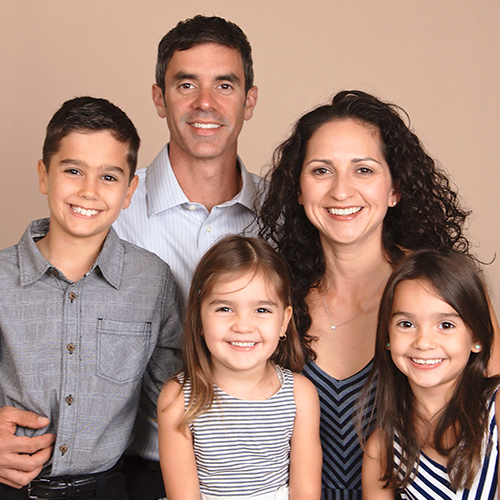
#> input picture computer_vision-master/computer_vision-master/image/family.jpg, 500 x 500 px, found by its file name
$ python hide_identity.py
#> lines starting #> are read from the running program, lines starting #| are printed output that depends on the picture; after the words box and inside, x2 and y2 are one past the last pixel; in counts of white or black regions, pixels touching at a corner belong together
### computer_vision-master/computer_vision-master/face_detect.py
import cv2
import numpy as np
import matplotlib.pyplot as plt

# the test image
image = cv2.imread('images/family.jpg')
#> image is the input picture: shape (500, 500, 3); mean B, G, R 120.6, 133.1, 164

# Extract the pre-trained face detector from an xml file
face_cascade = cv2.CascadeClassifier('haar_detectors/haarcascade_frontalface_default.xml')
eye_cascade = cv2.CascadeClassifier('haar_detectors/haarcascade_eye.xml')


def face_eye_detector(image, eye=True, display=True):
#> called with eye = True, display = True
    img = cv2.cvtColor(image, cv2.COLOR_BGR2RGB)
    denoised_image = cv2.fastNlMeansDenoisingColored(img,None,10,10,7,21)
    image_b = np.copy(denoised_image)
    gray = cv2.cvtColor(image_b, cv2.COLOR_BGR2GRAY)

    faces = face_cascade.detectMultiScale(gray, 1.25, 6)
#> faces = [[156, 45, 99, 99], [289, 129, 109, 109], [40, 134, 102, 102], [196, 274, 94, 94], [379, 290, 96, 96]]

    for (x,y,w,h) in faces:
        cv2.rectangle(image_b,(x,y),(x+w,y+h),(255,0,0),2)
        roi_gray = gray[y:y+h, x:x+w]
        roi_color = image_b[y:y+h, x:x+w]
        if eye == True :
            eyes = eye_cascade.detectMultiScale(roi_gray)
            for (ex,ey,ew,eh) in eyes:
                cv2.rectangle(roi_color,(ex,ey),(ex+ew,ey+eh),(0,255,0),2)
#> this loop made 5 passes
#> (x, y, w, h, eyes) on passes 1 to 5: (156, 45, 99, 99, [[18, 28, 25, 25], [56, 29, 24, 24]]), (289, 129, 109, 109, [[17, 28, 27, 27], [62, 29, 26, 26]]), (40, 134, 102, 102, [[19, 25, 26, 26], [55, 30, 28, 28]]), (196, 274, 94, 94, [[14, 21, 27, 27], [57, 27, 22, 22]]), (379, 290, 96, 96, [[13, 21, 26, 26], [57, 24, 22, 22]])
#> image_b: shape (500, 500, 3); mean R, G, B 164, 131.9, 116.8
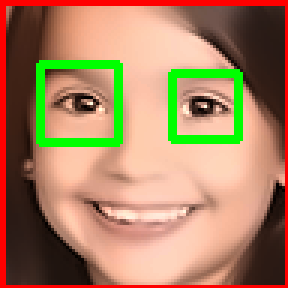
#> roi_color: shape (96, 96, 3) (shown 3 times larger); mean R, G, B 169, 129.8, 97.1
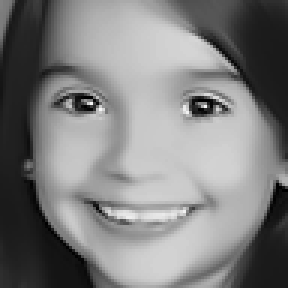
#> roi_gray: shape (96, 96) (shown 3 times larger); min 0, max 246, mean 127.2

    if display == True :
        # Display the image with the detections
        plt.figure()
        plt.title('Image with Face and eye Detections')
        plt.imshow(image_b)
        plt.show()

    return image_b, roi_color, faces

face_eye_detector(image)

### computer_vision-master/computer_vision-master/hide_identity.py
import cv2
import numpy as np
import face_detect as fd
import matplotlib.pyplot as plt

image = cv2.imread('images/boubker.jpg')
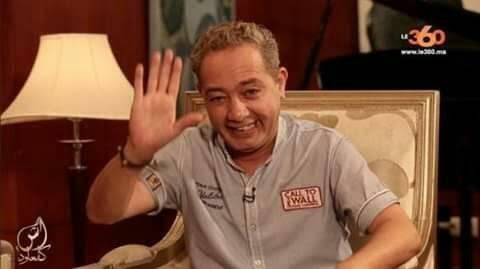
#> input picture computer_vision-master/computer_vision-master/image/boubker.jpg, 480 x 269 px, found by its file name
#> image is the input picture: shape (269, 480, 3); mean B, G, R 55.8, 75.9, 116.5

face_cascade = cv2.CascadeClassifier('haar_detectors/haarcascade_frontalface_default.xml')
eye_cascade = cv2.CascadeClassifier('haar_detectors/haarcascade_eye.xml')

image_with_faces, face_crop, faces = fd.face_eye_detector(image, eye=False, display=False)
#> call 2 of face_eye_detector, with eye = False, display = False
#> in face_eye_detector (call 2), `gray = cv2.cvtColor(image_b, cv2.COLOR_BGR2GRAY)`:
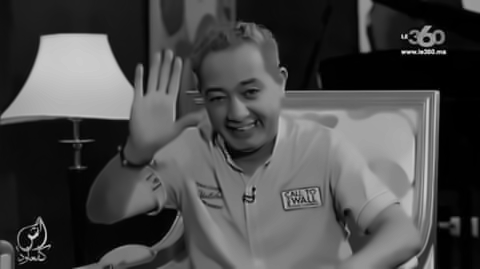
#> gray: shape (269, 480); min 0, max 231, mean 74.1
#> in face_eye_detector (call 2), `faces = face_cascade.detectMultiScale(gray, 1.25, 6)`: faces = [[186, 56, 99, 99]]
#> the loop in face_eye_detector (call 2), `for (x,y,w,h) in faces:` made 1 pass
#> after the loop in face_eye_detector (call 2), `for (x,y,w,h) in faces:`:
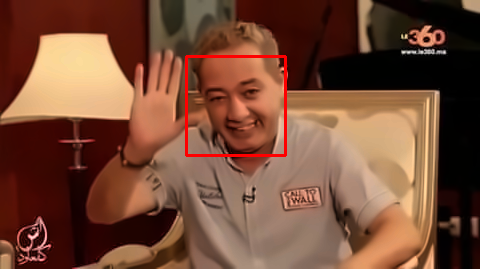
#> image_b: shape (269, 480, 3); mean R, G, B 117.6, 74.6, 54.6
#> faces = [[186, 56, 99, 99]]

def hide_identity(image_with_faces, face_crop, faces, display=True):
    ## Blur the bounding box around each detected face using an averaging filter and display the result
#> called with faces = array of shape (1, 4), display = True
    result_image = np.copy(image_with_faces)
    kernel_2 = np.ones((40,40),np.float32)/1600
    blur_2 = cv2.filter2D(face_crop,-1,kernel_2)
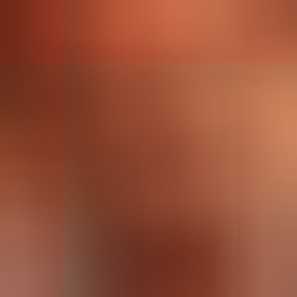
#> blur_2: shape (99, 99, 3) (shown 3 times larger); mean R, G, B 151.1, 80, 55.8
    for (x,y,w,h) in faces:
        result_image[y:y+blur_2.shape[0], x:x+blur_2.shape[1]] = blur_2
#> this loop made 1 pass
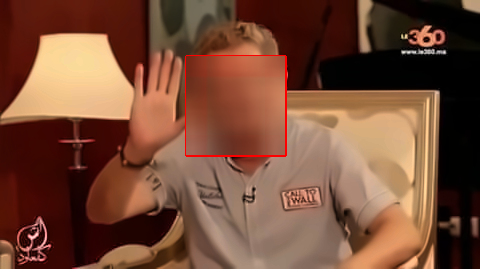
#> result_image: shape (269, 480, 3); 7.59% of pixels changed, all inside (x1, y1, x2, y2) = (186, 56, 285, 155)

    if display == True :
        plt.figure()
        plt.title('blurred image')
        plt.imshow(result_image)
        plt.show()

    return result_image

hide_identity(image_with_faces, face_crop, faces)
